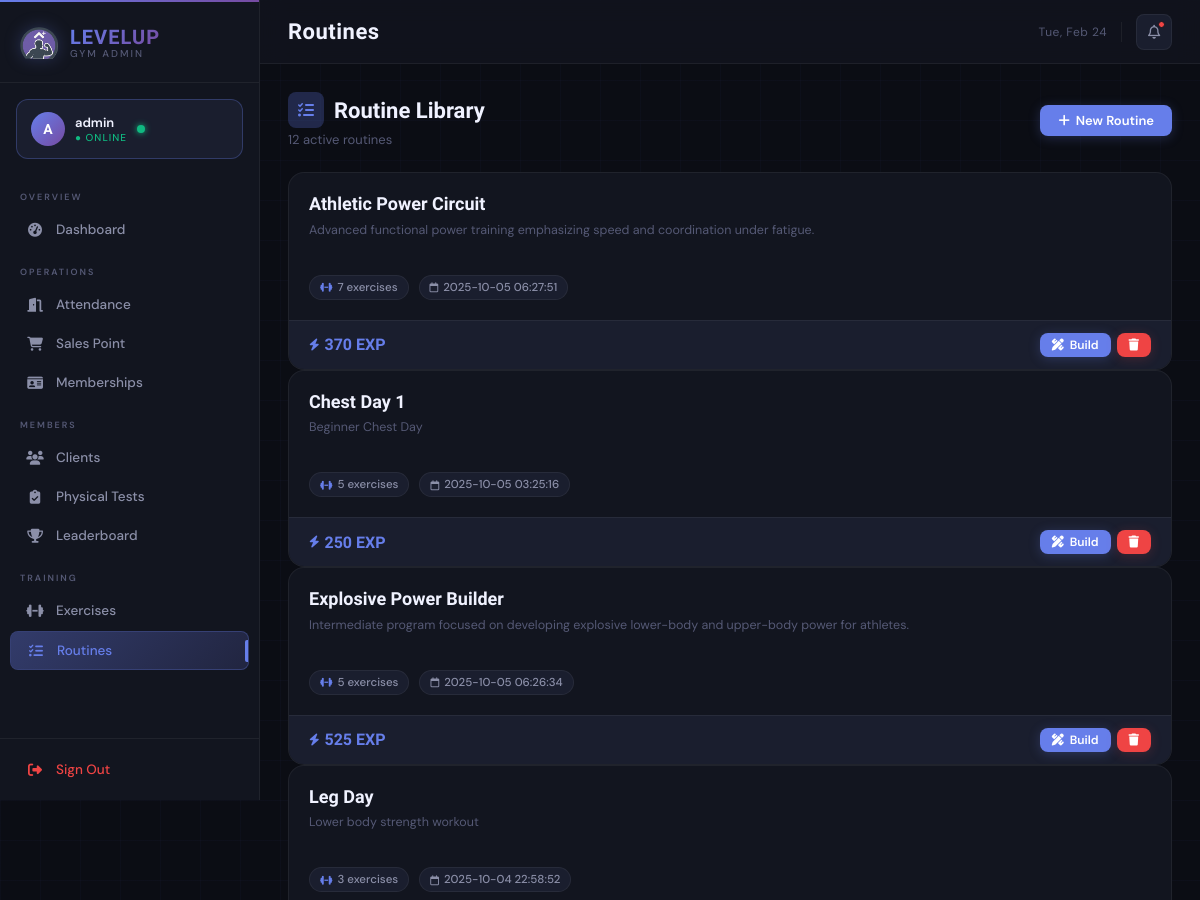
Before: /admin/routines (signed in, upper part) with the older database file.
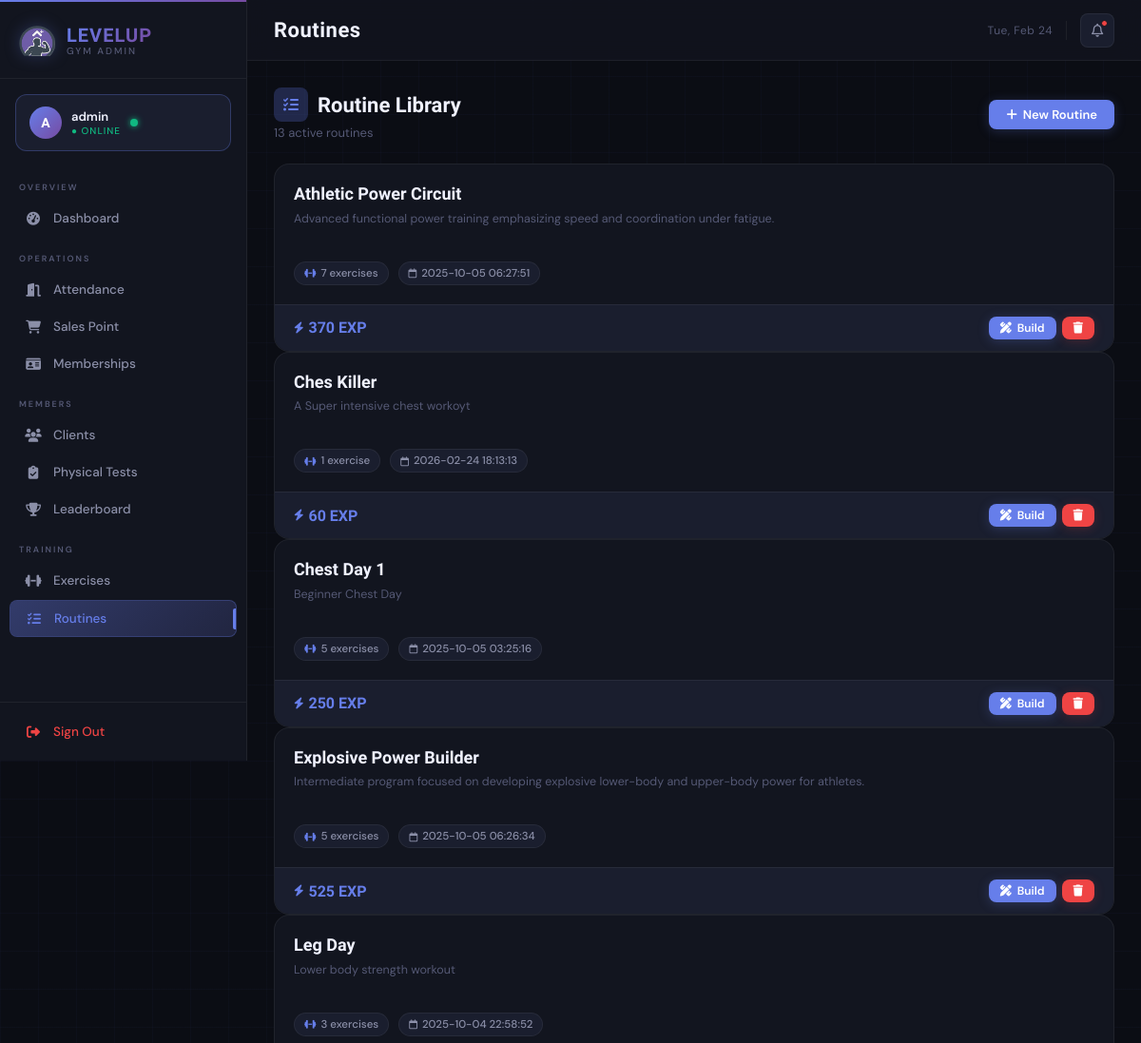
After: the same page with the newer database file.
### tables this page shows
CREATE TABLE routines (
                routine_id INTEGER PRIMARY KEY AUTOINCREMENT,
                routine_name TEXT NOT NULL,
                description TEXT,
                created_by TEXT,
                created_date DATETIME DEFAULT CURRENT_TIMESTAMP,
                is_active BOOLEAN DEFAULT 1
            );

### main.py (the view)
@app.route('/admin/routines')
@admin_required
def admin_routines():
    routines = Routine.get_all_active()
    for r in routines:
        exercises = r.get_exercises()
        r.exercise_count = len(exercises)
        r.total_exp      = sum(ex['base_exp'] * ex['sets'] for ex in exercises)
    return render_template('admin/routines.html', routines=routines)

### database/db_manager.py (called while the page is built)
    def connect(self):
        self.conn = sqlite3.connect(self.db_name)
        self.conn.row_factory = sqlite3.Row  # Access columns by name
        self.cursor = self.conn.cursor()

    def disconnect(self):
        if self.conn:
            self.conn.close()

    def execute_query(self, query, params=None):
        self.connect()
        if params:
            self.cursor.execute(query, params)
        else:
            self.cursor.execute(query)
        results = self.cursor.fetchall()
        self.disconnect()
        return results

### main.py (called while the page is built)
def admin_required(f):
    @wraps(f)
    def decorated_function(*args, **kwargs):
        if 'admin_logged_in' not in session:
            return redirect(url_for('admin_login'))
        return f(*args, **kwargs)
    return decorated_function

### models/routine.py (called while the page is built)
    @staticmethod
    def get_all_active():
        db = DatabaseManager()
        query = 'SELECT * FROM routines WHERE is_active=1 ORDER BY routine_name'
        results = db.execute_query(query)
        routines = []
        for row in results:
            routine = Routine(
                routine_id=row['routine_id'],
                routine_name=row['routine_name'],
                description=row['description'],
                created_by=row['created_by'],
                is_active=row['is_active']
            )
            routine.created_date = row['created_date']
            routines.append(routine)
        return routines

### templates/admin/routines.html (shortened to what this page needs)
{% extends "admin/base.html" %}
{% block page_title %}Routines{% endblock %}
{% block content %}
<div class="section-header" style="margin-bottom:24px;">
    <div>
        <div class="section-title">
            <div class="title-icon"><i class="fa-solid fa-list-check"></i></div>
            Routine Library
        </div>
        <div class="section-subtitle">{{ routines | length }} active routine{{ 's' if routines | length != 1 }}</div>
    </div>
    <button class="btn btn-primary" id="open-create-modal">
        <i class="fa-solid fa-plus"></i> New Routine
    </button>
</div>
<div class="routines-grid">
    {% for routine in routines %}
    <div class="routine-card">
        <div class="routine-card-body">
            <div class="routine-card-name">{{ routine.routine_name }}</div>
            <div class="routine-card-desc">{{ routine.description or 'No description provided.' }}</div>
            <div class="routine-card-meta">
                <div class="routine-meta-pill">
                    <i class="fa-solid fa-dumbbell" style="color:var(--accent); font-size:10px;"></i>
                    {{ routine.exercise_count | default(0) }} exercise{{ 's' if routine.exercise_count != 1 else '' }}
                </div>
                {% if routine.created_date %}
                <div class="routine-meta-pill">
                    <i class="fa-regular fa-calendar" style="font-size:10px;"></i>
                    {{ routine.created_date }}
                </div>
                {% endif %}
            </div>
        </div>
        <div class="routine-card-footer">
            <div class="exp-badge">
                <i class="fa-solid fa-bolt" style="font-size:12px;"></i>
                {{ routine.total_exp | default(0) }} EXP
            </div>
            <div style="display:flex; gap:6px;">
                <a href="{{ url_for('admin_routine_details', routine_id=routine.routine_id) }}"
                   class="btn btn-primary btn-sm">
                    <i class="fa-solid fa-pencil-ruler"></i> Build
                </a>
                <form method="POST"
                      action="{{ url_for('admin_delete_routine', routine_id=routine.routine_id) }}"
                      onsubmit="return confirm('Delete \'{{ routine.routine_name }}\'? This cannot be undone.')">
                    <button type="submit" class="btn btn-danger btn-sm" title="Delete">
                        <i class="fa-solid fa-trash"></i>
                    </button>
                </form>
            </div>
        </div>
    </div>
    {% endfor %}
</div>
{% endblock %}

### templates/admin/base.html (shortened to what this page needs)
<!DOCTYPE html>
<html lang="en">
<head>
    <link rel="stylesheet" href="https://cdnjs.cloudflare.com/ajax/libs/font-awesome/6.5.0/css/all.min.css">
</head>
<body>
<aside class="sidebar" id="sidebar">
    <div class="sidebar-logo">
        <img src="/static/image/Untitled design - Copy.png" alt="LevelUp">
        <div class="sidebar-logo-text">
            <span class="brand">LEVELUP</span>
            <span class="sub">GYM ADMIN</span>
        </div>
    </div>
    <div class="sidebar-admin-badge">
        <div class="admin-avatar">A</div>
        <div class="admin-info">
            <div class="admin-name">{{ session.admin_username or 'Admin' }}</div>
            <div class="admin-role">● Online</div>
        </div>
        <div class="admin-status-dot"></div>
    </div>
    <nav class="sidebar-nav">
        <div class="nav-section-label">Overview</div>
        <a href="{{ url_for('admin_dashboard') }}" class="nav-item {% if request.endpoint == 'admin_dashboard' %}active{% endif %}">
            <i class="fa-solid fa-gauge-high"></i>
            Dashboard
        </a>
        <div class="nav-section-label">Operations</div>
        <a href="{{ url_for('admin_attendance') }}" class="nav-item {% if request.endpoint == 'admin_attendance' %}active{% endif %}">
            <i class="fa-solid fa-door-open"></i>
            Attendance
        </a>
        <a href="{{ url_for('admin_salespoint') }}" class="nav-item {% if request.endpoint == 'admin_salespoint' %}active{% endif %}">
            <i class="fa-solid fa-cart-shopping"></i>
            Sales Point
        </a>
        <a href="{{ url_for('admin_memberships') }}" class="nav-item {% if request.endpoint == 'admin_memberships' %}active{% endif %}">
            <i class="fa-solid fa-id-card"></i>
            Memberships
        </a>
        <div class="nav-section-label">Members</div>
        <a href="{{ url_for('admin_clients') }}" class="nav-item {% if request.endpoint == 'admin_clients' %}active{% endif %}">
            <i class="fa-solid fa-users"></i>
            Clients
        </a>
        <a href="{{ url_for('admin_tests') }}" class="nav-item {% if request.endpoint == 'admin_tests' %}active{% endif %}">
            <i class="fa-solid fa-clipboard-check"></i>
            Physical Tests
        </a>
        <a href="{{ url_for('admin_leaderboard') }}" class="nav-item {% if request.endpoint == 'admin_leaderboard' %}active{% endif %}">
            <i class="fa-solid fa-trophy"></i>
            Leaderboard
        </a>
        <div class="nav-section-label">Training</div>
        <a href="{{ url_for('admin_exercises') }}" class="nav-item {% if request.endpoint == 'admin_exercises' %}active{% endif %}">
            <i class="fa-solid fa-dumbbell"></i>
            Exercises
        </a>
        <a href="{{ url_for('admin_routines') }}" class="nav-item {% if request.endpoint == 'admin_routines' %}active{% endif %}">
            <i class="fa-solid fa-list-check"></i>
            Routines
        </a>
    </nav>
    <div class="sidebar-footer">
        <a href="{{ url_for('admin_logout') }}" class="nav-item-logout">
            <i class="fa-solid fa-right-from-bracket"></i>
            Sign Out
        </a>
    </div>
</aside>
<div class="main-wrapper">
    <header class="topbar">
        <div class="topbar-left">
            <div>
                <div class="page-title">{% block page_title %}Admin{% endblock %}</div>
            </div>
        </div>
        <div class="topbar-right">
            <span class="topbar-date" id="topbar-date"></span>
            <div class="topbar-icon-btn" title="Notifications">
                <i class="fa-regular fa-bell"></i>
                <span class="notif-dot"></span>
            </div>
        </div>
    </header>
    <main class="page-content">
        {% block content %}{% endblock %}
    </main>
</div>
</body>
</html>

Changed rows visible on the page:
added routines: routine_name "Ches Killer", description "A Super intensive chest workoyt", exercise_count "1", created_date "2026-02-24 18:13:13", total_exp "60"
Other visible differences:
{{ routines | length }}: "12" → "13"
